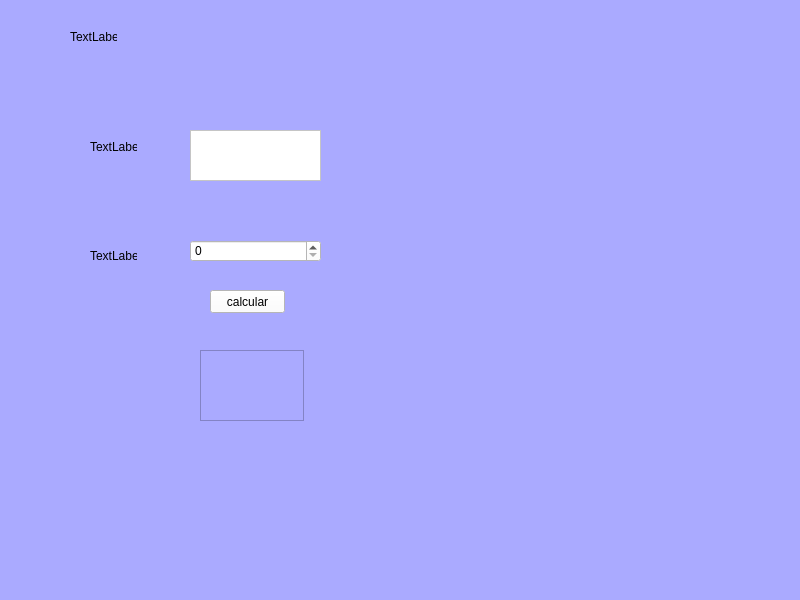
<?xml version="1.0" encoding="UTF-8"?>
<ui version="4.0">
 <class>MainWindow</class>
 <widget class="QMainWindow" name="MainWindow">
  <property name="geometry">
   <rect>
    <x>0</x>
    <y>0</y>
    <width>800</width>
    <height>600</height>
   </rect>
  </property>
  <property name="windowTitle">
   <string>MainWindow</string>
  </property>
  <property name="styleSheet">
   <string notr="true">background-color: rgb(170, 170, 255);</string>
  </property>
  <widget class="QWidget" name="centralwidget">
   <widget class="QLabel" name="label">
    <property name="geometry">
     <rect>
      <x>70</x>
      <y>30</y>
      <width>47</width>
      <height>13</height>
     </rect>
    </property>
    <property name="text">
     <string>TextLabel</string>
    </property>
   </widget>
   <widget class="QTextEdit" name="txt_cantidad">
    <property name="geometry">
     <rect>
      <x>190</x>
      <y>130</y>
      <width>131</width>
      <height>51</height>
     </rect>
    </property>
    <property name="styleSheet">
     <string notr="true">background-color: rgb(255, 255, 255);</string>
    </property>
   </widget>
   <widget class="QLabel" name="label_2">
    <property name="geometry">
     <rect>
      <x>90</x>
      <y>140</y>
      <width>47</width>
      <height>13</height>
     </rect>
    </property>
    <property name="text">
     <string>TextLabel</string>
    </property>
   </widget>
   <widget class="QLabel" name="label_3">
    <property name="geometry">
     <rect>
      <x>90</x>
      <y>240</y>
      <width>47</width>
      <height>31</height>
     </rect>
    </property>
    <property name="text">
     <string>TextLabel</string>
    </property>
   </widget>
   <widget class="QSpinBox" name="spin_descuento">
    <property name="geometry">
     <rect>
      <x>190</x>
      <y>240</y>
      <width>131</width>
      <height>22</height>
     </rect>
    </property>
    <property name="styleSheet">
     <string notr="true">background-color: rgb(255, 255, 255);</string>
    </property>
   </widget>
   <widget class="QTextEdit" name="txt_resultado">
    <property name="geometry">
     <rect>
      <x>200</x>
      <y>350</y>
      <width>104</width>
      <height>71</height>
     </rect>
    </property>
    <property name="styleSheet">
     <string notr="true">border-color: rgb(170, 170, 255);</string>
    </property>
   </widget>
   <widget class="QPushButton" name="btn">
    <property name="geometry">
     <rect>
      <x>210</x>
      <y>290</y>
      <width>75</width>
      <height>23</height>
     </rect>
    </property>
    <property name="styleSheet">
     <string notr="true">background-color: rgb(255, 255, 255);</string>
    </property>
    <property name="text">
     <string>calcular</string>
    </property>
   </widget>
  </widget>
  <widget class="QMenuBar" name="menubar">
   <property name="geometry">
    <rect>
     <x>0</x>
     <y>0</y>
     <width>800</width>
     <height>21</height>
    </rect>
   </property>
  </widget>
  <widget class="QStatusBar" name="statusbar"/>
 </widget>
 <resources/>
 <connections/>
</ui>
